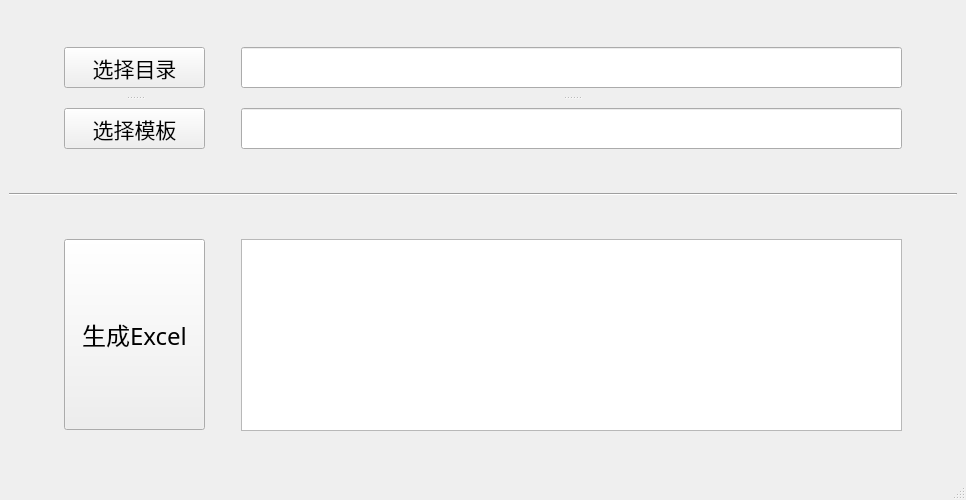
<?xml version="1.0" encoding="UTF-8"?>
<ui version="4.0">
 <class>mainWindow</class>
 <widget class="QMainWindow" name="mainWindow">
  <property name="geometry">
   <rect>
    <x>0</x>
    <y>0</y>
    <width>966</width>
    <height>500</height>
   </rect>
  </property>
  <property name="windowTitle">
   <string>MainWindow</string>
  </property>
  <widget class="QWidget" name="centralwidget">
   <layout class="QVBoxLayout" name="verticalLayout">
    <item>
     <spacer name="verticalSpacer_3">
      <property name="orientation">
       <enum>Qt::Vertical</enum>
      </property>
      <property name="sizeHint" stdset="0">
       <size>
        <width>20</width>
        <height>16</height>
       </size>
      </property>
     </spacer>
    </item>
    <item>
     <layout class="QHBoxLayout" name="horizontalLayout_3">
      <item>
       <spacer name="horizontalSpacer_2">
        <property name="orientation">
         <enum>Qt::Horizontal</enum>
        </property>
        <property name="sizeHint" stdset="0">
         <size>
          <width>38</width>
          <height>20</height>
         </size>
        </property>
       </spacer>
      </item>
      <item>
       <layout class="QHBoxLayout" name="horizontalLayout_2">
        <item>
         <widget class="QSplitter" name="splitter_2">
          <property name="orientation">
           <enum>Qt::Vertical</enum>
          </property>
          <property name="handleWidth">
           <number>20</number>
          </property>
          <widget class="QPushButton" name="pathBut">
           <property name="minimumSize">
            <size>
             <width>141</width>
             <height>41</height>
            </size>
           </property>
           <property name="maximumSize">
            <size>
             <width>141</width>
             <height>41</height>
            </size>
           </property>
           <property name="font">
            <font>
             <family>黑体</family>
             <pointsize>16</pointsize>
            </font>
           </property>
           <property name="text">
            <string>选择目录</string>
           </property>
          </widget>
          <widget class="QPushButton" name="templatesBut">
           <property name="minimumSize">
            <size>
             <width>141</width>
             <height>41</height>
            </size>
           </property>
           <property name="maximumSize">
            <size>
             <width>141</width>
             <height>41</height>
            </size>
           </property>
           <property name="font">
            <font>
             <family>黑体</family>
             <pointsize>16</pointsize>
            </font>
           </property>
           <property name="text">
            <string>选择模板</string>
           </property>
          </widget>
         </widget>
        </item>
        <item>
         <spacer name="horizontalSpacer_3">
          <property name="orientation">
           <enum>Qt::Horizontal</enum>
          </property>
          <property name="sizeHint" stdset="0">
           <size>
            <width>30</width>
            <height>20</height>
           </size>
          </property>
         </spacer>
        </item>
        <item>
         <widget class="QSplitter" name="splitter">
          <property name="lineWidth">
           <number>1</number>
          </property>
          <property name="orientation">
           <enum>Qt::Vertical</enum>
          </property>
          <property name="handleWidth">
           <number>20</number>
          </property>
          <widget class="QLineEdit" name="pathLineEd">
           <property name="minimumSize">
            <size>
             <width>661</width>
             <height>41</height>
            </size>
           </property>
           <property name="maximumSize">
            <size>
             <width>661</width>
             <height>41</height>
            </size>
           </property>
           <property name="font">
            <font>
             <family>黑体</family>
             <pointsize>12</pointsize>
            </font>
           </property>
          </widget>
          <widget class="QLineEdit" name="tempatesLineEd">
           <property name="minimumSize">
            <size>
             <width>661</width>
             <height>41</height>
            </size>
           </property>
           <property name="maximumSize">
            <size>
             <width>661</width>
             <height>41</height>
            </size>
           </property>
           <property name="font">
            <font>
             <family>黑体</family>
             <pointsize>12</pointsize>
            </font>
           </property>
           <property name="text">
            <string/>
           </property>
          </widget>
         </widget>
        </item>
       </layout>
      </item>
      <item>
       <spacer name="horizontalSpacer_5">
        <property name="orientation">
         <enum>Qt::Horizontal</enum>
        </property>
        <property name="sizeHint" stdset="0">
         <size>
          <width>38</width>
          <height>20</height>
         </size>
        </property>
       </spacer>
      </item>
     </layout>
    </item>
    <item>
     <spacer name="verticalSpacer_2">
      <property name="orientation">
       <enum>Qt::Vertical</enum>
      </property>
      <property name="sizeHint" stdset="0">
       <size>
        <width>20</width>
        <height>16</height>
       </size>
      </property>
     </spacer>
    </item>
    <item>
     <widget class="Line" name="line">
      <property name="orientation">
       <enum>Qt::Horizontal</enum>
      </property>
     </widget>
    </item>
    <item>
     <spacer name="verticalSpacer_4">
      <property name="orientation">
       <enum>Qt::Vertical</enum>
      </property>
      <property name="sizeHint" stdset="0">
       <size>
        <width>20</width>
        <height>16</height>
       </size>
      </property>
     </spacer>
    </item>
    <item>
     <layout class="QHBoxLayout" name="horizontalLayout_4">
      <item>
       <spacer name="horizontalSpacer_4">
        <property name="orientation">
         <enum>Qt::Horizontal</enum>
        </property>
        <property name="sizeHint" stdset="0">
         <size>
          <width>38</width>
          <height>20</height>
         </size>
        </property>
       </spacer>
      </item>
      <item>
       <layout class="QHBoxLayout" name="horizontalLayout">
        <item>
         <widget class="QPushButton" name="excelButton">
          <property name="minimumSize">
           <size>
            <width>141</width>
            <height>191</height>
           </size>
          </property>
          <property name="maximumSize">
           <size>
            <width>141</width>
            <height>191</height>
           </size>
          </property>
          <property name="font">
           <font>
            <family>黑体</family>
            <pointsize>18</pointsize>
           </font>
          </property>
          <property name="text">
           <string>生成Excel</string>
          </property>
         </widget>
        </item>
        <item>
         <spacer name="horizontalSpacer">
          <property name="orientation">
           <enum>Qt::Horizontal</enum>
          </property>
          <property name="sizeHint" stdset="0">
           <size>
            <width>30</width>
            <height>20</height>
           </size>
          </property>
         </spacer>
        </item>
        <item>
         <widget class="QTextEdit" name="textEdit">
          <property name="minimumSize">
           <size>
            <width>661</width>
            <height>192</height>
           </size>
          </property>
          <property name="maximumSize">
           <size>
            <width>661</width>
            <height>192</height>
           </size>
          </property>
          <property name="font">
           <font>
            <family>黑体</family>
            <pointsize>12</pointsize>
           </font>
          </property>
         </widget>
        </item>
       </layout>
      </item>
      <item>
       <spacer name="horizontalSpacer_6">
        <property name="orientation">
         <enum>Qt::Horizontal</enum>
        </property>
        <property name="sizeHint" stdset="0">
         <size>
          <width>38</width>
          <height>20</height>
         </size>
        </property>
       </spacer>
      </item>
     </layout>
    </item>
    <item>
     <spacer name="verticalSpacer">
      <property name="orientation">
       <enum>Qt::Vertical</enum>
      </property>
      <property name="sizeHint" stdset="0">
       <size>
        <width>20</width>
        <height>36</height>
       </size>
      </property>
     </spacer>
    </item>
   </layout>
  </widget>
  <widget class="QMenuBar" name="menubar">
   <property name="geometry">
    <rect>
     <x>0</x>
     <y>0</y>
     <width>966</width>
     <height>23</height>
    </rect>
   </property>
  </widget>
  <widget class="QStatusBar" name="statusbar"/>
 </widget>
 <resources/>
 <connections/>
</ui>
